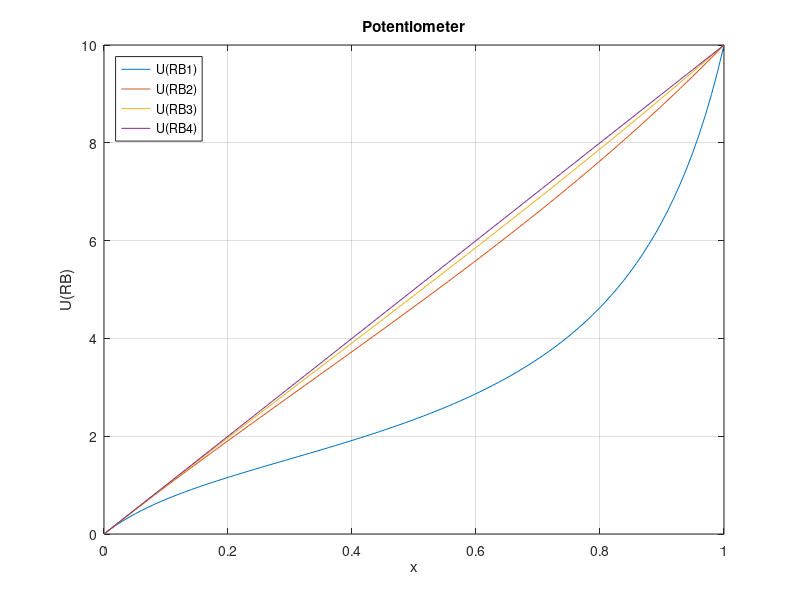

Write the MATLAB code that produced this figure.
%Author: Robbe De Groeve

%Pre execution operations
clear all;
close all;
clc;

%initialize the variables
%*************************************************************************
%The different values of the load resistance
RB1 = 220;
RB2 = 3300; 
RB3 = 10e3; 
RB4=10e99 ;

%The potentiometer
r =1000; 

%The voltage supply
UI=10;
%*************************************************************************


%Solve the equations
%*************************************************************************
%Return a linearly spaced vector from 0 to 1 with 100 elements
x=linspace(0,1);

%generate 4 vectors with the different RB values
urb1=UI*x*RB1./(r*(1-x).*x+RB1);
urb2=UI*x*RB2./(r*(1-x).*x+RB2);
urb3=UI*x*RB3./(r*(1-x).*x+RB3);
urb4=UI*x*RB4./(r*(1-x).*x+RB4);
%*************************************************************************


%Plot the results
%*************************************************************************
%Plot the graphs
plot(x,urb1);
hold on;
plot(x,urb2);
hold on;
plot (x,urb3);
hold on;
plot (x,urb4);

%Generate the legend
title ('Potentiometer');
xlabel('x');
ylabel('U(RB)') ;
legend ('U(RB1)','U(RB2)','U(RB3)','U(RB4)');
legend('Location','northwest');
grid on;
hold off;
%*************************************************************************

